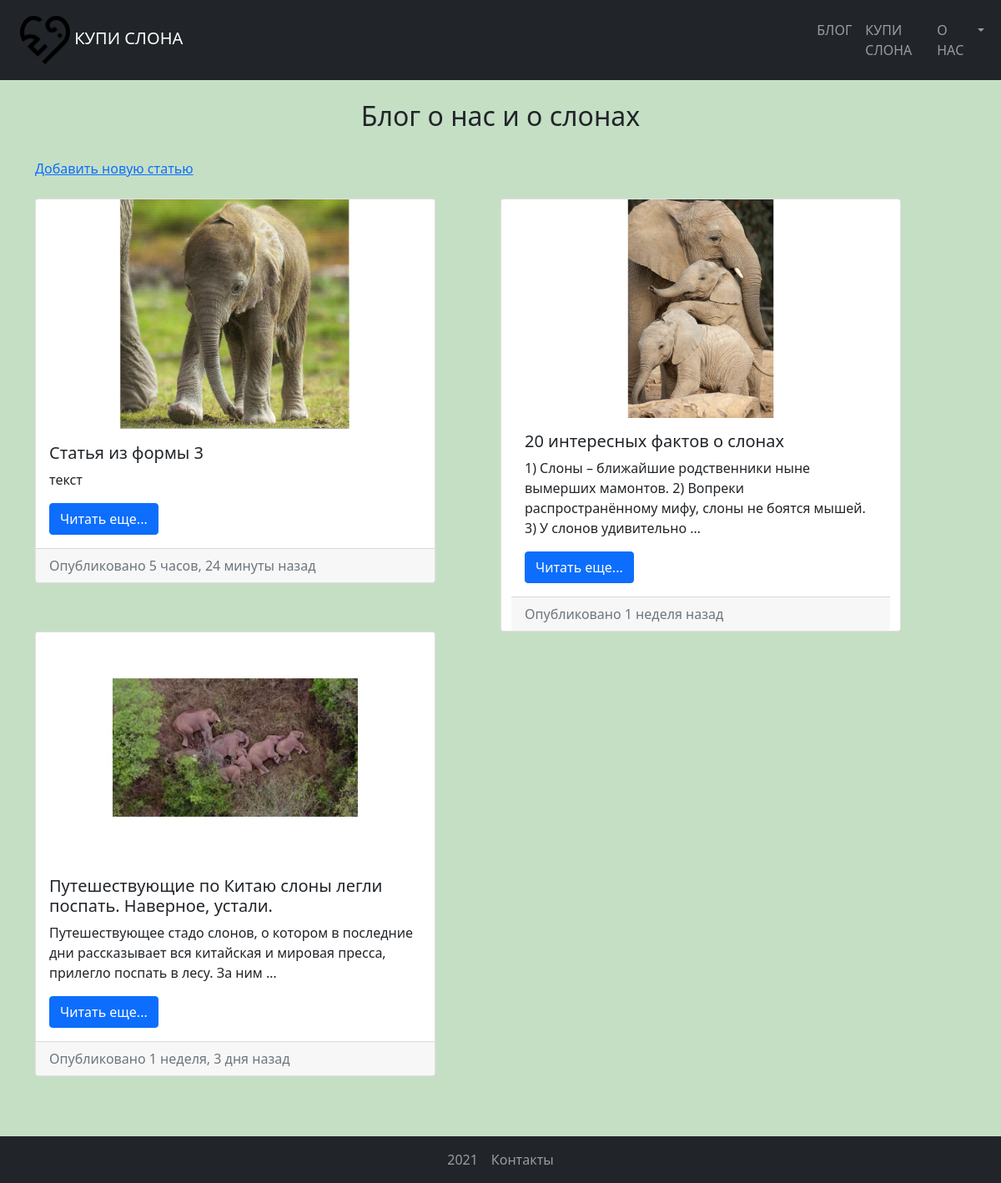
The page / on the database its author committed.
### news/models.py (models this page shows, shortened)
class News(models.Model):
    title = models.CharField(max_length=100, verbose_name='Название')
    content = models.TextField(blank=True, verbose_name="Текст")
    created_at = models.DateTimeField(auto_now_add=True, verbose_name="Дата создания")
    updated_at = models.DateTimeField(auto_now=True, verbose_name="Дата последней редакции")
    photo = models.ManyToManyField(Images, verbose_name="Изображения", blank=True)
    is_published = models.BooleanField(default=True, verbose_name="Статус")
    author = models.CharField(max_length=30, verbose_name="Автор")
    class Meta:
        verbose_name = 'Новость'
        verbose_name_plural = 'Новости'
        ordering = ['-updated_at']
    def get_absolute_url(self):
        return reverse('article', kwargs={'pk': self.pk})

### images/models.py (models this page shows, shortened)
class Images(models.Model):
    title = models.CharField(max_length=30, verbose_name='Имя')
    image = ProcessedImageField(processors=[ResizeToFit(
                                                            width=1300,
                                                            height=750,
                                                            mat_color='white',
                                                            upscale=False,
                                                        )],
                                verbose_name="Расположение")
    class Meta:
        verbose_name = 'Изображение'
        verbose_name_plural = "Изображения"
        ordering = ['title', 'id']

### news/views.py (the view)
# urls.py: path('', HomeNews.as_view(), name='blog'),
class HomeNews(ListView):
    model = News
    template_name = 'news/blog.html'
    context_object_name = 'news'
    def get_context_data(self, *, object_list=None, **kwargs):
        context = super(HomeNews, self).get_context_data(**kwargs)
        return context
    def get_queryset(self):
        return News.objects.filter(is_published=True)[:8]

### news/templates/news/blog.html (shortened to what this page needs)
{% extends 'base.html' %}
{% block heading %}Блог о нас и о слонах{% endblock %}
{% block content %}
    <a href="{% url 'add_article' %}">Добавить новую статью</a> <br> <br>
    <div class="row">
        {% for item in news %}
            {% cycle True False as row silent %}
            {% if row %}
                <div class="col-lg-6">
            {% endif %}
        <div class="card" style="width: 30rem;">
            {% if item.photo.all %}
                <img src="/images/{{ item.photo.all.0.image }}" class="card-img-top" alt="...">
            {% else %}
                <img src="/images/brand/default_picture.png" class="card-img-top" alt="...">
            {% endif %}
            <div class="card-body">
                <h5 class="card-title">{{ item.title }}</h5>
                <p class="card-text">{{ item.content|truncatewords:20 }}</p>
                <a href="{{ item.get_absolute_url }}" class="btn btn-primary">Читать еще...</a>
            </div>
            <div class="card-footer text-muted"> Опубликовано {{ item.created_at|timesince }} назад
            </div>
        </div>
        {% if row %}
            </div>
        {% endif %}
        {% endfor %}
    </div>
{% endblock %}

### kupi_slona/static/css/style.css (style rules this page uses)
body { background: #c5dfc5; }

### rows shown on the page
News: photo.all.0.image (picture), title "Статья из формы 3", content "текст", created_at "5 часов, 24 минуты"
News: photo.all.0.image (picture), title "20 интересных фактов о слонах", content "1) Слоны – ближайшие родственники ныне вымерших мамонтов. 2) Вопреки распространённому мифу, слоны не боятся мышей. 3) У слонов удивительно …", created_at "1 неделя"
News: photo.all.0.image (picture), title "Путешествующие по Китаю слоны легли поспать. Наверное, устали.", content "Путешествующее стадо слонов, о котором в последние дни рассказывает вся китайская и мировая пресса, прилегло поспать в лесу. За ним …", created_at "1 неделя, 3 дня"
